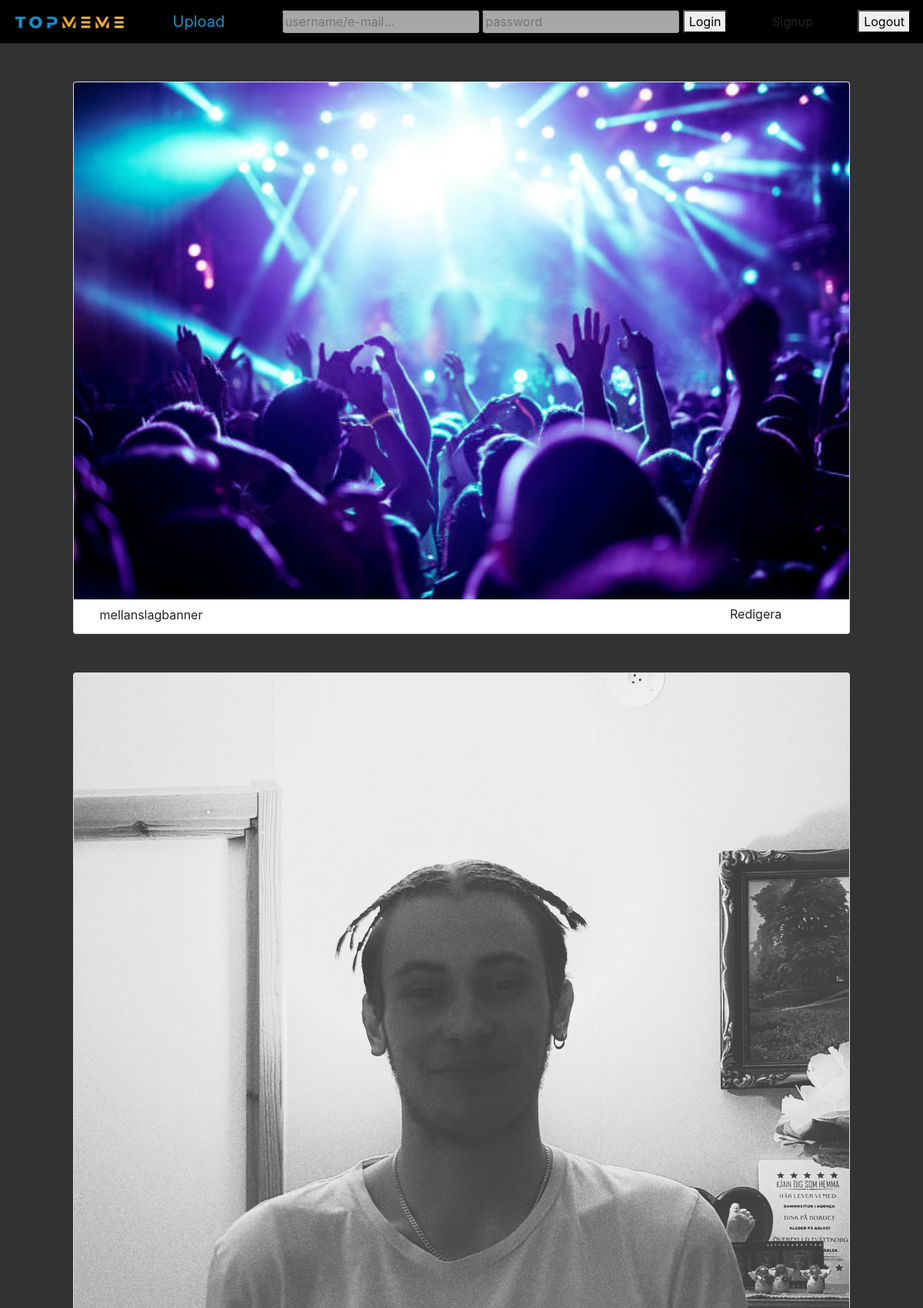
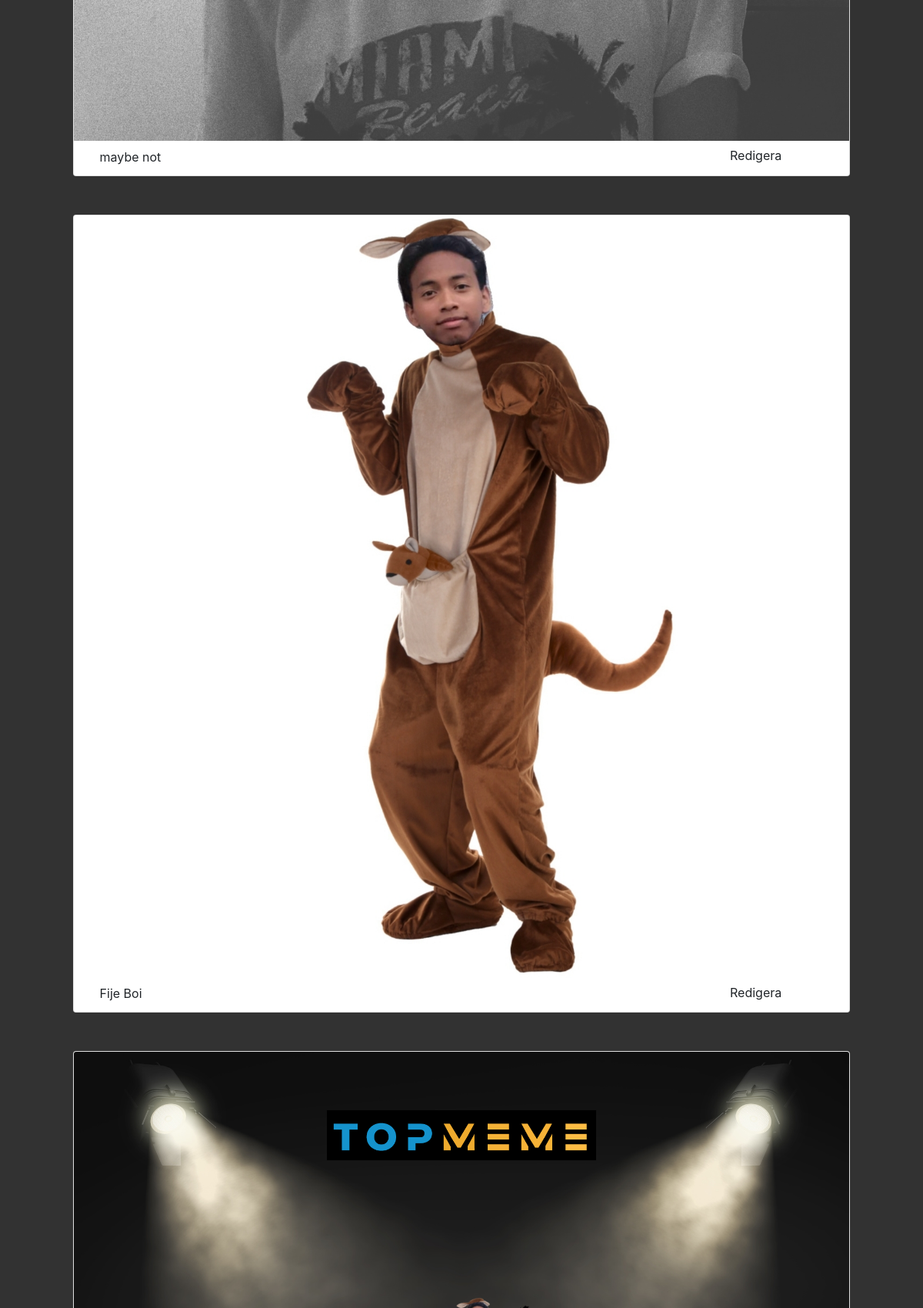
The app's page /views/home.php (upper part) with its own data (2 pictures, top to bottom).
### tables this page shows
CREATE TABLE posts
(
	id integer not null
		constraint posts_pk
			primary key autoincrement
, caption varchar, img varchar);

### db.php (called while the page is built, shortened)
<?php
function connect(){
    try{
        $dsn = "sqlite:".__DIR__."/db.sqlite";
        $db = new PDO($dsn);
        $db->setAttribute(PDO::ATTR_ERRMODE,PDO::ERRMODE_EXCEPTION);
        $db->setAttribute(PDO::ATTR_DEFAULT_FETCH_MODE, PDO::FETCH_ASSOC);
        return $db;
    } catch (PDOException $e){
        echo $e->errorInfo;
        exit();
    }
}
function fetchAll($query){
    $db=connect();
    $stmt = $db->prepare($query);
    $stmt -> execute();
    $success = $stmt ->fetchAll();
    return $success;
}
function getAll($options){
$query = "SELECT * from posts where 1";
    return fetchAll($query);
}

### views/home.php (the view, shortened to what this page needs)
<!doctype html>
<html lang="en">
<head>
    <link rel="stylesheet" href="/stylesheets/main.css">
    <link rel="stylesheet" href="/stylesheets/card.css">
    <link rel="stylesheet" href="https://stackpath.bootstrapcdn.com/bootstrap/4.4.1/css/bootstrap.min.css">
</head>
<?php
require "header.php";
?>
<body>
<div class="container">
    <?php require "db.php";
    $options = $_POST;
    $posts = getAll($options);
    foreach ($posts as $post){
    ?>
        <a href="<?= "/views/read.php?readPost=" . $post['id'] ?>">
        <div class="card">
            <div>
            <img src=<?= "../uploads/" . $post['img']?> class="card-img-top" alt="the-post">
            </div>
        </a>
    <div class="card-bot">
            <div class="card-title"> <?= $post["caption"]?> </div>
        <div class="edit-card">  <a href="/views/edit.php?editPost=<?= $post['id'] ?>" class="btn">Redigera</a> </div>
        </div>
</div>
    <?php
    }
    ?>
</body>
</html>

### stylesheets/main.css (style rules this page uses)
img { display: block; }
body { background-color: rgb(50,50,50) !important; }

### stylesheets/card.css (style rules this page uses)
.card { margin: 50px; }
.card-bot { display: grid; grid-template-columns: repeat(6,1fr); grid-template-areas: "title title title title title edit"; }
.card-title { grid-area: title; margin-left: 4%; margin-top: 1%; }
.edit-card { grid-area: edit; }

### records on screen
posts: img (picture), caption "mellanslagbanner"
posts: img (picture), caption "maybe not"
posts: img (picture), caption "Fije Boi"
posts: img (picture)
